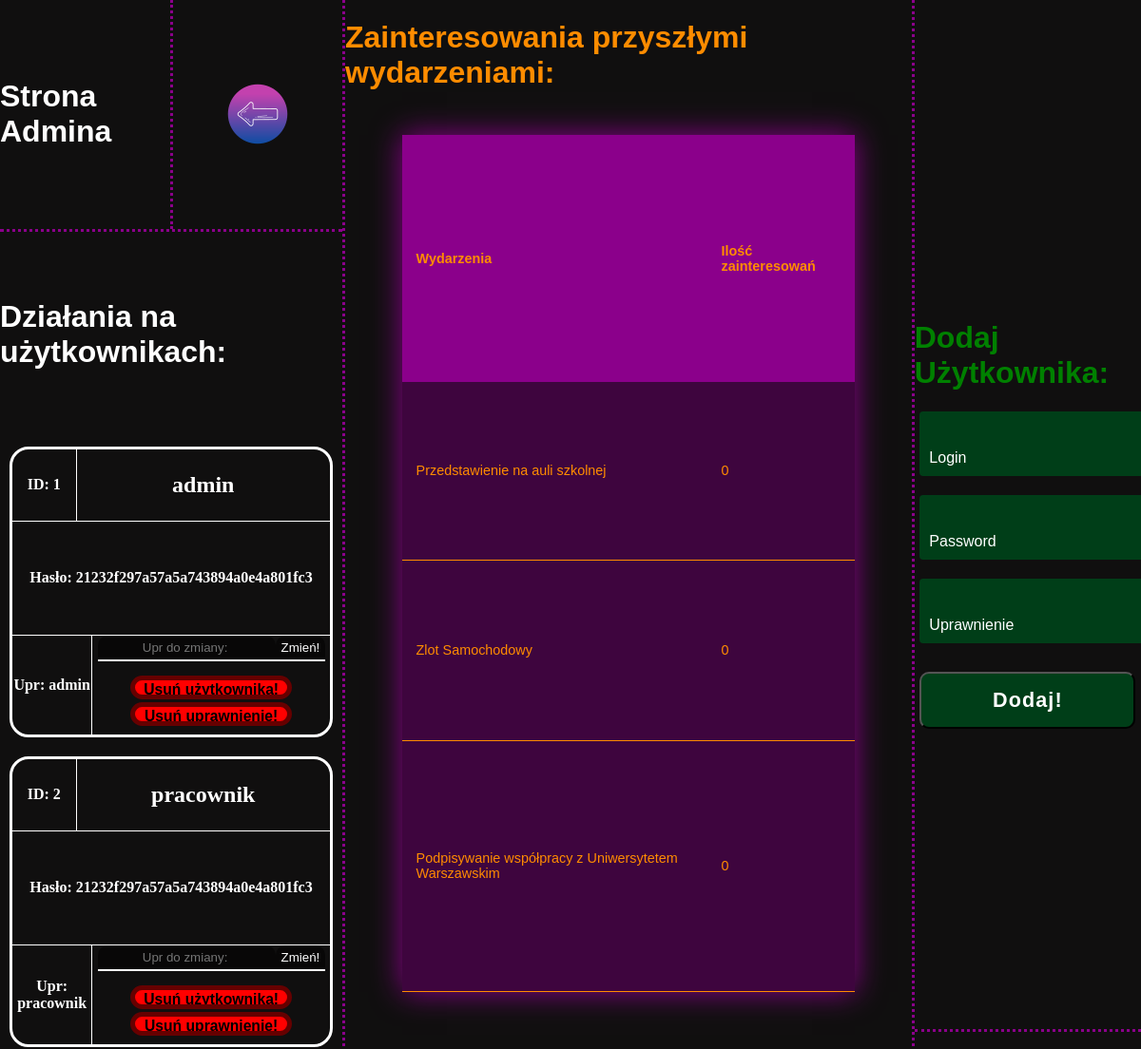
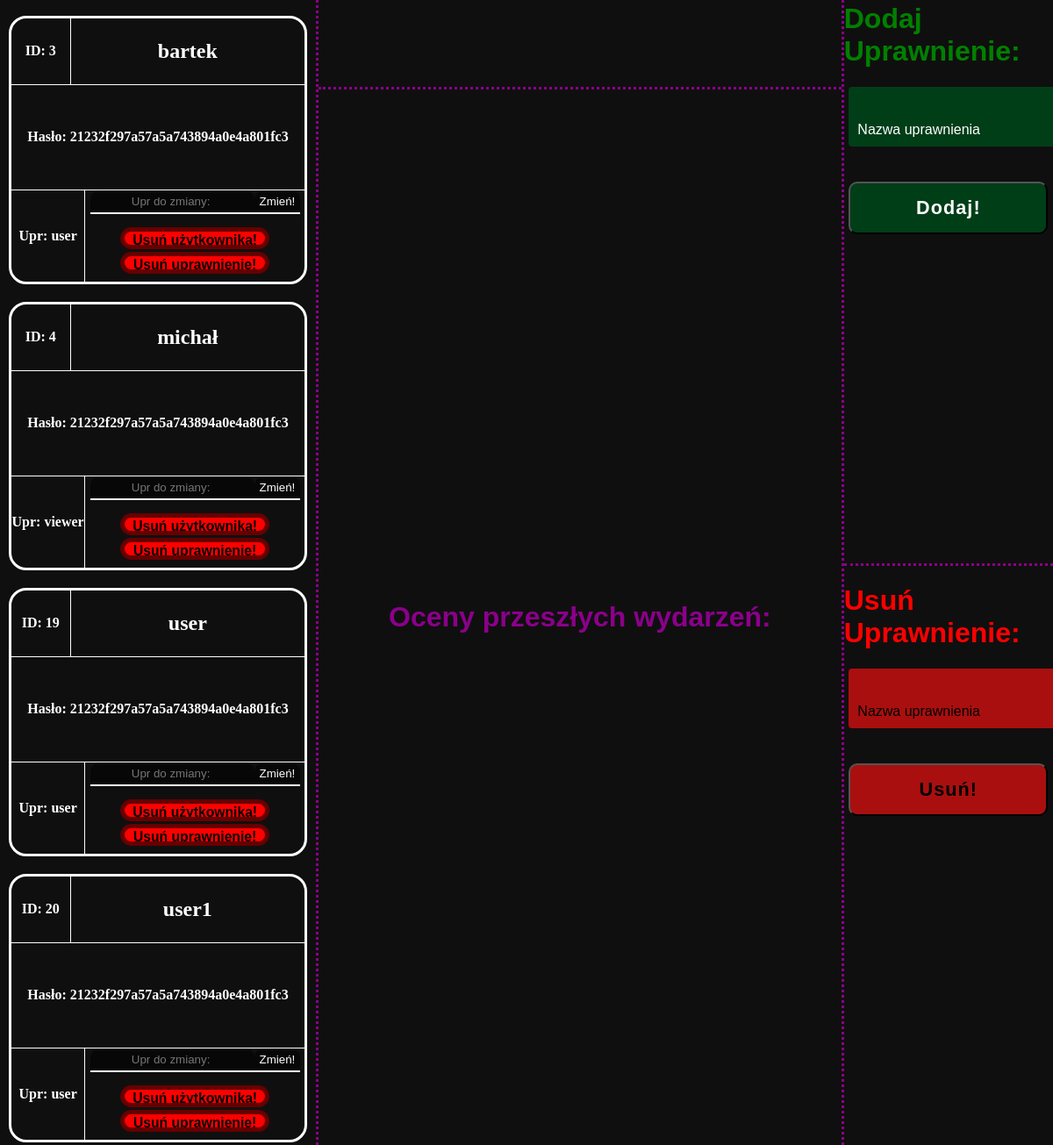
The app's page /admin.php with its own data (2 pictures, top to bottom).
### tables this page shows
CREATE TABLE `uzytkownicy` (
  `ID` int(11) NOT NULL,
  `login` text NOT NULL,
  `pass` text NOT NULL,
  `upr` text NOT NULL
);

### admin.php (the view, shortened to what this page needs)
<?php
$host = "localhost";
$dbuser = "root";
$dbpassword = "";
$dbname = "Aaawlasny_projekt_BS";
$conn = mysqli_connect($host, $dbuser, $dbpassword, $dbname);
?>
<!DOCTYPE html>
<html lang="en">
<head>
    <link rel="stylesheet" href="style.css">
</head>
<body>
    <div id="ogoladm">
        <div id="lewoadm">
            <div id="lewoadmgora">
                <div id="lewoadmgoralewo">
                    <h1>Strona Admina</h1>
                </div>
                <div id="lewoadmgoraprawo">
                </div>
            </div>
            <div id="lewoadmdol">
                <div id="lewoadmdolgora">
                    <h1>Działania na użytkownikach:</h1>
                </div>
                <div id="lewoadmdoldol">
                    <?php
                    $sql = "SELECT `ID`, `login`, `pass`, `upr` FROM `uzytkownicy` WHERE 1";
                    $result = $conn->query($sql);
                    if ($result->num_rows > 0) {
                        while ($row = $result->fetch_assoc()) {
                            echo "<div id='uzytadm'>";
                            echo "<div id='divgoraadm'>";
                            echo "<div id='divgoralewoadm'>";
                            echo "<h4>" . "ID: " .  $row['ID'] . "</h4>";
                            echo "</div>";
                            echo "<div id='divgoraprawoadm'>";
                            echo "<h2>" .   $row['login'] . "</h2>";
                            echo "</div>";
                            echo "</div>";
                            echo "<div id='divsrodekadm'>";
                            echo "<h4>" . "Hasło: " . $row['pass'] . "</h4>";
                            echo "</div>";
                            echo "<div id='divdoladm'>";
                            echo "<div id='divdollewoadm'>";
                            echo "<h4>" . "Upr: " . $row['upr'] . "</h4>";
                            echo "</div>";
                            echo "<div id='divdolprawoadm'>";
                            echo "<div id='divdolprawogoraadm'>";
                            echo "<form method='POST' action=''>";
                            echo "<input type='text' class='input' name='uprdozmiany' placeholder='Upr do zmiany: ' required>";
                            echo "<input type='submit' class='input' name='zmienupr' value='Zmień!'>";
                            echo "</form>";
                            echo "</div>";
                            echo "<div id='divdolprawodoladm'>";
                            echo "<form method='POST' action=''>";
                            echo "<input type='submit' class='input1' name='usunuzytadm' value='Usuń użytkownika!'>";
                            echo "</form>";
                            echo "<form method='POST' action=''>";
                            echo "<input type='submit' class='input1' name='usunupradm' value='Usuń uprawnienie!'>";
                            echo "</form>";
                            echo "</div>";
                            echo "</div>";
                            echo "</div>";
                            echo "</div>";
                        }
                    } else {
                        echo "";
                    }
                    ?>
                </div>
            </div>
        </div>
        <div id="srodekadm">
            <div id="srodekadmgora">
                <h1 id="napisadmin">Zainteresowania przyszłymi wydarzeniami:</h1>
                <?php
                $host = "localhost";
                $dbuser = "root";
                $dbpassword = "";
                $dbname = "Aaawlasny_projekt_BS";
                $conn = mysqli_connect($host, $dbuser, $dbpassword, $dbname);
                $sql = "SELECT DISTINCT nazwa_wyd FROM `wydarzenia` WHERE data_wyd>CURRENT_DATE";
                $result = $conn->query($sql);
                if ($result->num_rows > 0) {
                    echo "<table>";
                    echo "<tr id='tr1'>";
                    echo "<th>Wydarzenia</th>";
                    echo "<th>Ilość zainteresowań</th>";
                    echo "</tr>";
                    while ($row = $result->fetch_assoc()) {
                        echo "<tr id ='tr2'>";
                        echo "<td>" . $row['nazwa_wyd'] . "</td>";
                        $nazwa_wydarzenia = $row['nazwa_wyd'];
                        $sql1 = "SELECT COUNT(nazwa_wydarzenia) AS liczba_zainteresowan FROM `zainteresowania` WHERE nazwa_wydarzenia='$nazwa_wydarzenia'";
                        $result1 = $conn->query($sql1);
                        if ($result1->num_rows > 0) {
                            while ($row = $result1->fetch_assoc()) {
                                echo "<td>" . $row['liczba_zainteresowan'] . "</td>";
                            }
                        } else {
                            echo "";
                        }
                        echo "</tr>";
                    }
                    echo "</table>";
                } else {
                    echo "";
                }
                ?>
            </div>
            <div id="srodekadmdol">
                <h1 id="napisadmin2">Oceny przeszłych wydarzeń:</h1>
            </div>
        </div>
        <div id="prawoadm">
            <div id="prawoadmgora">
                <h1 style="color: green;">Dodaj Użytkownika:</h1>
                <form method="POST" action="" id="formik">
                    <input type="text" class="inputBox" name="login" placeholder="Login" required>
                    <input type="text" class="inputBox" name="pass" placeholder="Password" required>
                    <input type="text" class="inputBox" name="uprWYS" placeholder="Uprawnienie" required>
                    <input type="submit" class="inputBoxSub" name="wyss1" value="Dodaj!" required>
                </form>
            </div>
            <div id="prawoadmdol">
                <div id="prawoadmdolgora">
                    <h1 style="color: green;">Dodaj Uprawnienie:</h1>
                    <form method="POST" action="" id="formik">
                        <input type="text" class="inputBox1" name="nowe_upr" placeholder="Nazwa uprawnienia" required>
                        <input type="submit" class="inputBoxSub1" name="wyss2" value="Dodaj!" required>
                    </form>
                </div>
                <div id="prawoadmdoldol">
                    <h1 style="color: red;">Usuń Uprawnienie:</h1>
                    <form method="POST" action="" id="formik">
                        <input type="text" class="inputBox2" name="upr_cancel" placeholder="Nazwa uprawnienia" required>
                        <input type="submit" class="inputBoxSub2" name="wyss3" value="Usuń!" required>
                    </form>
                </div>
            </div>
        </div>
    </div>
</body>
</html>

### records on screen
uzytkownicy: ID "1", login "admin", pass "21232f297a57a5a743894a0e4a801fc3", upr "admin"
uzytkownicy: ID "2", login "pracownik", pass "21232f297a57a5a743894a0e4a801fc3", upr "pracownik"
uzytkownicy: ID "3", login "bartek", pass "21232f297a57a5a743894a0e4a801fc3", upr "user"
uzytkownicy: ID "4", login "michał", pass "21232f297a57a5a743894a0e4a801fc3", upr "viewer"
uzytkownicy: ID "19", login "user", pass "21232f297a57a5a743894a0e4a801fc3", upr "user"
uzytkownicy: ID "20", login "user1", pass "21232f297a57a5a743894a0e4a801fc3", upr "user"

### other values on screen
$row['nazwa_wyd'] "Przedstawienie na auli szkolnej"
$row['liczba_zainteresowan'] "0"
$row['nazwa_wyd'] "Zlot Samochodowy"
$row['nazwa_wyd'] "Podpisywanie współpracy z Uniwersytetem Warszawskim"
